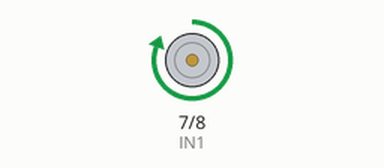
Simulated run of this sketch. Board: Arduino Uno, built with avr-gcc and run on an emulated ATmega328P. Shown: motor-driver pin pairs drawn as motors (green arrow = first pin HIGH = forward, orange = second pin HIGH = backward, longer = more drive, scaled by the enable pin).

Above: at 1.5 s.
At 6.5 s:
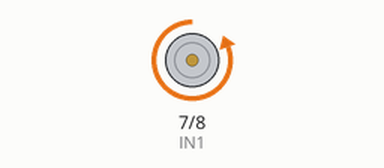
At 9.0 s:
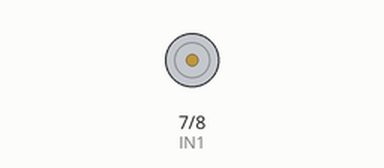
Timing chart, 0 to 13.0 s (numbered marks = the images above):
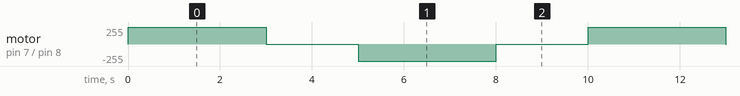

The sketch:

Actividad_A.ino
```cpp
const int IN1 = 7;
const int IN2 = 8;
const int ENA = 9;

void setup() {
  pinMode(IN1, OUTPUT);
  pinMode(IN2, OUTPUT);
  pinMode(ENA, OUTPUT);

  // Velocidad máxima
  analogWrite(ENA, 255);
}

void loop() {

  // GIRO EN UN SENTIDO
  digitalWrite(IN1, HIGH);
  digitalWrite(IN2, LOW);
  delay(3000);

  // DETENER
  digitalWrite(IN1, LOW);
  digitalWrite(IN2, LOW);
  delay(2000);

  // GIRO EN SENTIDO CONTRARIO
  digitalWrite(IN1, LOW);
  digitalWrite(IN2, HIGH);
  delay(3000);

  // DETENER
  digitalWrite(IN1, LOW);
  digitalWrite(IN2, LOW);
  delay(2000);
}
```

Measured:
- by itself, motor on pin 7 (IN1) / pin 8 (IN2): repeats every 10.0 s: stopped 2.0 s, backward 255/255 3.0 s, stopped 2.0 s, forward 255/255 3.0 s
